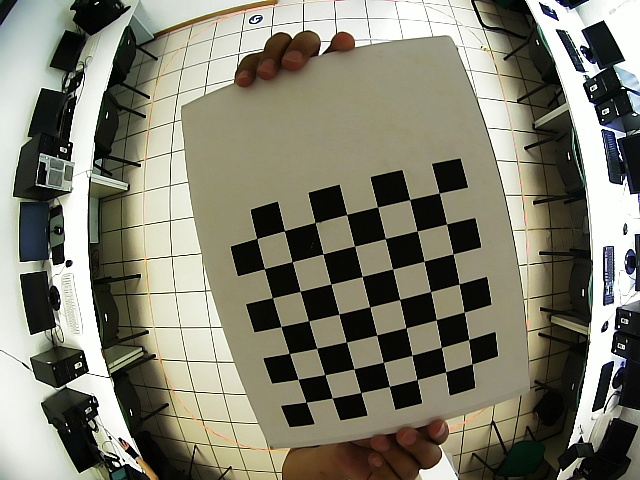
#> input picture autominy_ws/src/gps_vis/scripts/Offline/Camera_matrix_640_480/1.png, 640 x 480 px; its folder holds 5 pictures in this run; the run also reads 1 picture not shown here
$ python cam_K.py
#> lines starting #> are read from the running program, lines starting #| are printed output that depends on the picture; after the words box and inside, x2 and y2 are one past the last pixel; in counts of white or black regions, pixels touching at a corner belong together
import numpy as np
import cv2
import glob

# termination criteria
criteria = (cv2.TERM_CRITERIA_EPS + cv2.TERM_CRITERIA_MAX_ITER, 30, 0.001)
# prepare object points, like (0,0,0), (1,0,0), (2,0,0) ....,(6,5,0)
objp = np.zeros((7*7,3), np.float32)
objp[:,:2] = np.mgrid[0:7,0:7].T.reshape(-1,2)
#objp[:,:2] = np.mgrid[0:7,0:6].T.reshape(-1,2)
#print(objp)
# Arrays to store object points and image points from all the images.
objpoints = [] # 3d point in real world space
imgpoints = [] # 2d points in image plane.
images = glob.glob('*.png')
images.sort()

for fname in images:
	img = cv2.imread(fname)
#> img is the input picture: shape (480, 640, 3); mean B, G, R 111.9, 127.2, 128.6
	gray = cv2.cvtColor(img,cv2.COLOR_BGR2GRAY)
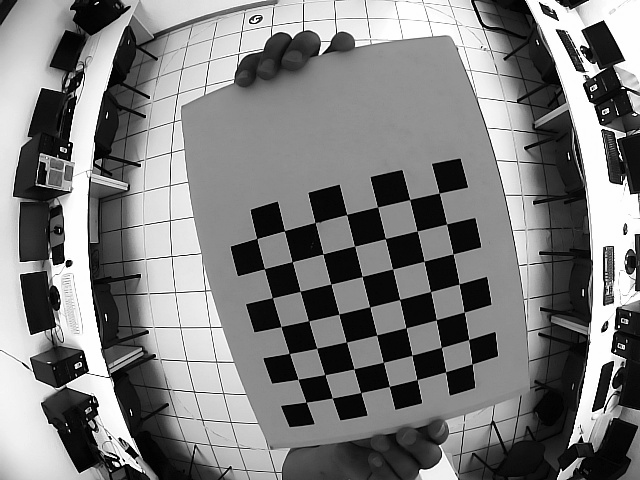
#> gray: shape (480, 640); min 0, max 255, mean 125.9
	# Find the chess board corners
	ret, corners = cv2.findChessboardCorners(gray, (7,7),None)
#> ret = True; corners = 49 rows, first 8: [439.2, 193], [446.5, 224], [453.2, 253.9], [459.3, 283.9], [464.5, 312], [468.6, 339.5], [472.2, 364], [409.8, 199.6]
	# If found, add object points, image points (after refining them)
	if ret == True:
		print(fname)
		objpoints.append(objp)
		corners2 = cv2.cornerSubPix(gray,corners,(11,11),(-1,-1),criteria)
#> corners2 = 49 rows, first 8: [439.2, 193], [446.6, 224], [453.1, 253.8], [459.1, 284], [464.1, 312.2], [468.6, 339.5], [472, 363.8], [409.6, 199.5]
		imgpoints.append(corners2)
		# Draw and display the corners
		img = cv2.drawChessboardCorners(img, (7,7), corners2,ret)
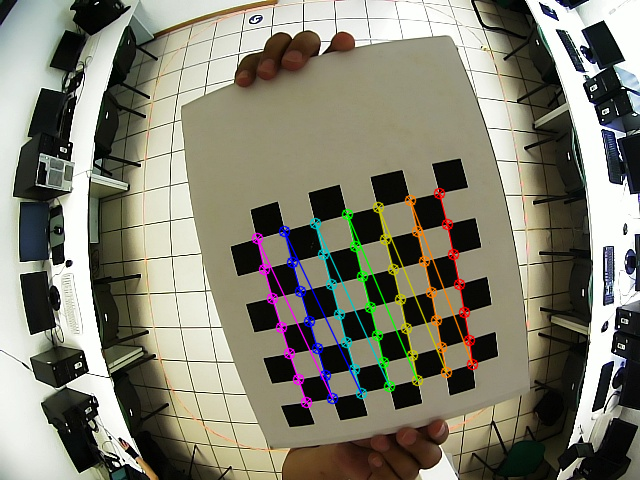
#> img: shape (480, 640, 3); 3.37% of pixels changed, all inside (x1, y1, x2, y2) = (251, 187, 479, 409)
		cv2.imshow('img',img)
		cv2.waitKey(200)
#> pass 2 of the loop `for fname in images:`:
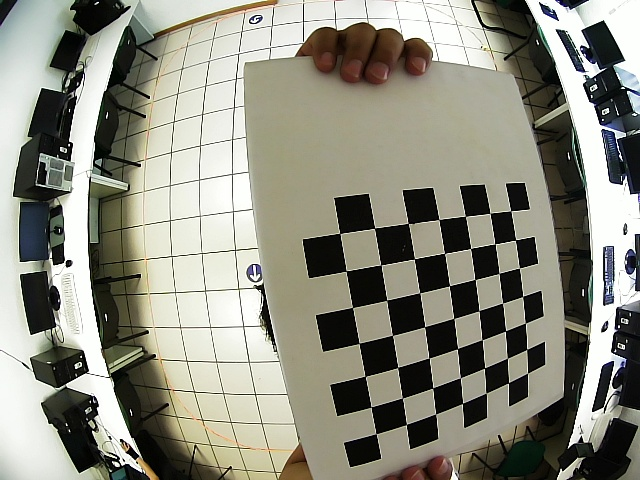
#> input picture autominy_ws/src/gps_vis/scripts/Offline/Camera_matrix_640_480/10.png, 640 x 480 px
#> img is the input picture: shape (480, 640, 3); mean B, G, R 128, 140.5, 141
#> `gray = cv2.cvtColor(img,cv2.COLOR_BGR2GRAY)`:
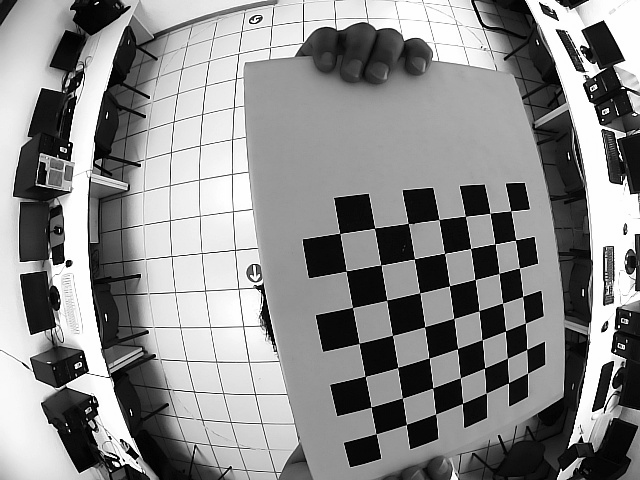
#> gray: shape (480, 640); min 0, max 255, mean 139.2
#> corners = 49 rows, first 8: [510.7, 210.8], [515.6, 240], [519.5, 268], [522.7, 296.4], [525.4, 323.3], [527, 349.2], [527.6, 373.2], [490, 213.4]
#> corners2 = 49 rows, first 8: [510.8, 210.8], [515.5, 239.9], [519.5, 268], [522.8, 296.4], [525.1, 323.2], [526.5, 349.5], [527.6, 373.2], [490.1, 213.3]
#> `img = cv2.drawChessboardCorners(img, (7,7), corners2,ret)`:
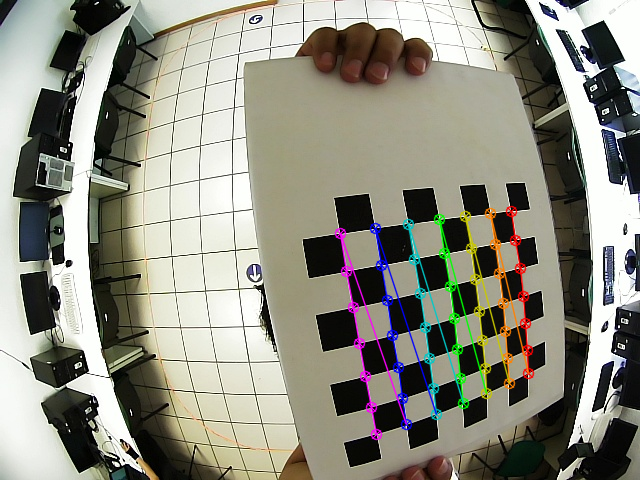
#> img: shape (480, 640, 3); 3.48% of pixels changed, all inside (x1, y1, x2, y2) = (334, 205, 535, 441)
#> pass 3 of the loop `for fname in images:`:
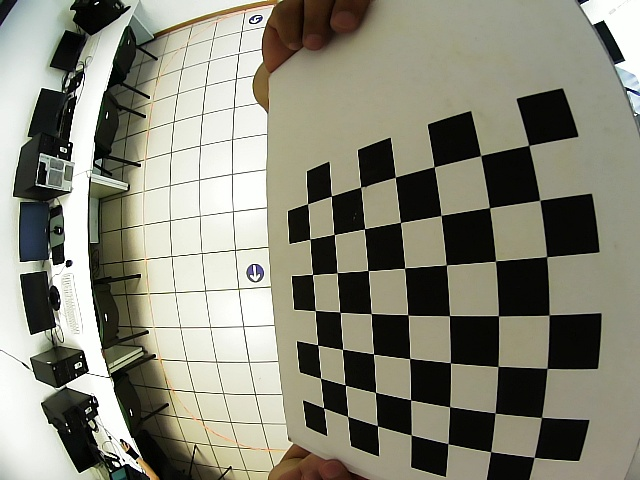
#> input picture autominy_ws/src/gps_vis/scripts/Offline/Camera_matrix_640_480/11.png, 640 x 480 px
#> img is the input picture: shape (480, 640, 3); mean B, G, R 120.3, 135.1, 135.8
#> `gray = cv2.cvtColor(img,cv2.COLOR_BGR2GRAY)`:
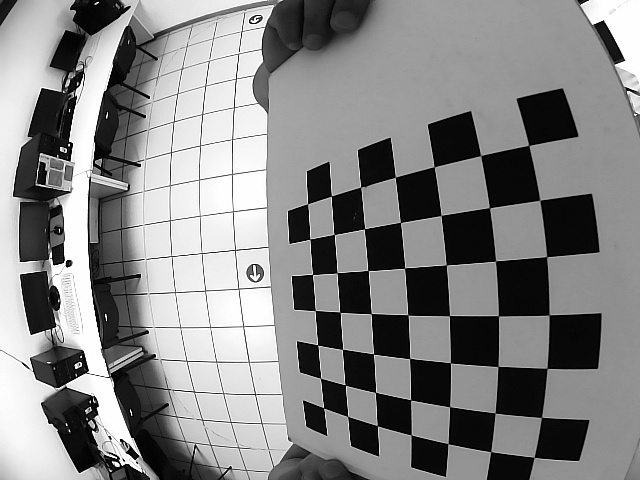
#> gray: shape (480, 640); min 0, max 255, mean 133.6
#> corners = 49 rows, first 8: [528.7, 145.4], [539.7, 200.3], [546.7, 256.6], [549, 315], [547.2, 368.4], [541.5, 417.4], [534.2, 457.4], [480.7, 155.6]
#> corners2 = 49 rows, first 8: [528.8, 145.4], [539.8, 200.3], [546.6, 256.7], [549.1, 315], [547.1, 368.4], [541.5, 417.4], [534.1, 457.4], [480.6, 155.5]
#> `img = cv2.drawChessboardCorners(img, (7,7), corners2,ret)`:
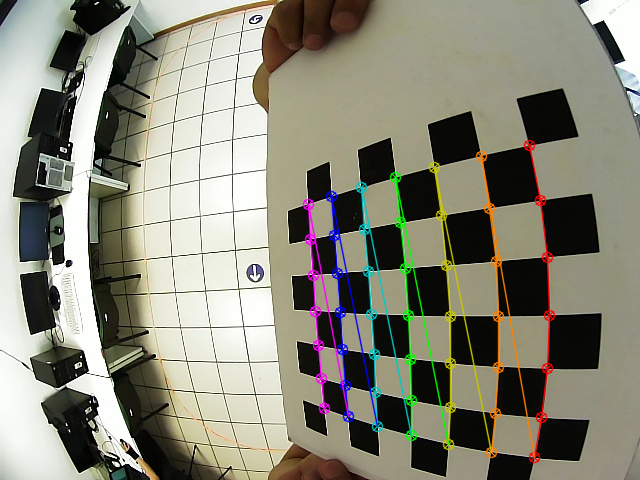
#> img: shape (480, 640, 3); 4.42% of pixels changed, all inside (x1, y1, x2, y2) = (302, 139, 556, 464)
#> the loop made 5 passes; the first 3 are shown
cv2.destroyAllWindows()
ret, mtx, dist, rvecs, tvecs = cv2.calibrateCamera(objpoints, imgpoints, gray.shape[::-1],None,None)
print('camera matrix \n',mtx)
print('Coeff. Dist. \n',dist)

# undistort
img_ex = cv2.imread('11.png')
dst = cv2.undistort(img_ex, mtx, dist, None, None)
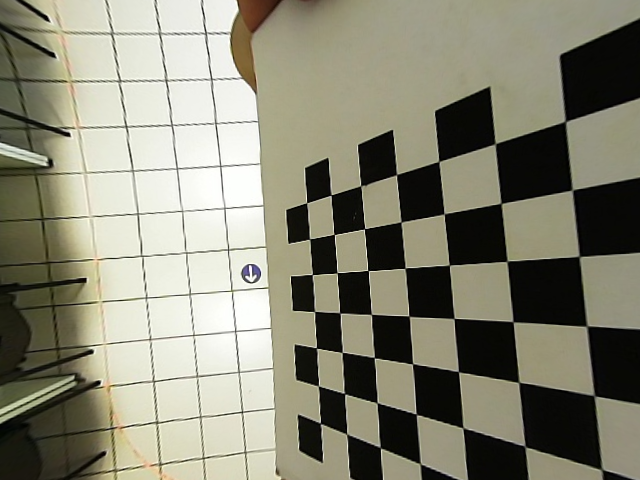
#> dst: shape (480, 640, 3); mean B, G, R 116.8, 134.1, 135.5
cv2.imwrite('calibresult.jpg',dst)
